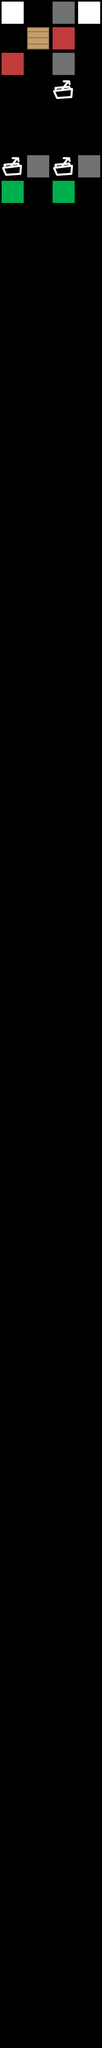

Tiled map render using the project's own tile images. Description and the whole map definition, tile-layer contents included, below:
An orthogonal 4x80 tile map with 128x128 px tiles, 1 tile layer (Tile Layer 1).

<map version="1.0" orientation="orthogonal" renderorder="right-down" width="4" height="80" tilewidth="128" tileheight="128" nextobjectid="1">
 <tileset firstgid="1" name="BaseTileset" tilewidth="128" tileheight="128" tilecount="64" columns="8">
  <image source="../../Art/BaseTileset.png" width="1024" height="1024" />
 </tileset>
 <layer name="Tile Layer 1" width="4" height="80">
  <data encoding="csv">
1,0,2,1,
0,9,6,0,
6,0,2,0,
0,0,5,0,
0,0,0,0,
0,0,0,0,
5,2,5,2,
3,0,3,0,
0,0,0,0,
0,0,0,0,
0,0,0,0,
0,0,0,0,
0,0,0,0,
0,0,0,0,
0,0,0,0,
0,0,0,0,
0,0,0,0,
0,0,0,0,
0,0,0,0,
0,0,0,0,
0,0,0,0,
0,0,0,0,
0,0,0,0,
0,0,0,0,
0,0,0,0,
0,0,0,0,
0,0,0,0,
0,0,0,0,
0,0,0,0,
0,0,0,0,
0,0,0,0,
0,0,0,0,
0,0,0,0,
0,0,0,0,
0,0,0,0,
0,0,0,0,
0,0,0,0,
0,0,0,0,
0,0,0,0,
0,0,0,0,
0,0,0,0,
0,0,0,0,
0,0,0,0,
0,0,0,0,
0,0,0,0,
0,0,0,0,
0,0,0,0,
0,0,0,0,
0,0,0,0,
0,0,0,0,
0,0,0,0,
0,0,0,0,
0,0,0,0,
0,0,0,0,
0,0,0,0,
0,0,0,0,
0,0,0,0,
0,0,0,0,
0,0,0,0,
0,0,0,0,
0,0,0,0,
0,0,0,0,
0,0,0,0,
0,0,0,0,
0,0,0,0,
0,0,0,0,
0,0,0,0,
0,0,0,0,
0,0,0,0,
0,0,0,0,
0,0,0,0,
0,0,0,0,
0,0,0,0,
0,0,0,0,
0,0,0,0,
0,0,0,0,
0,0,0,0,
0,0,0,0,
0,0,0,0,
0,0,0,0
</data>
 </layer>
</map>
